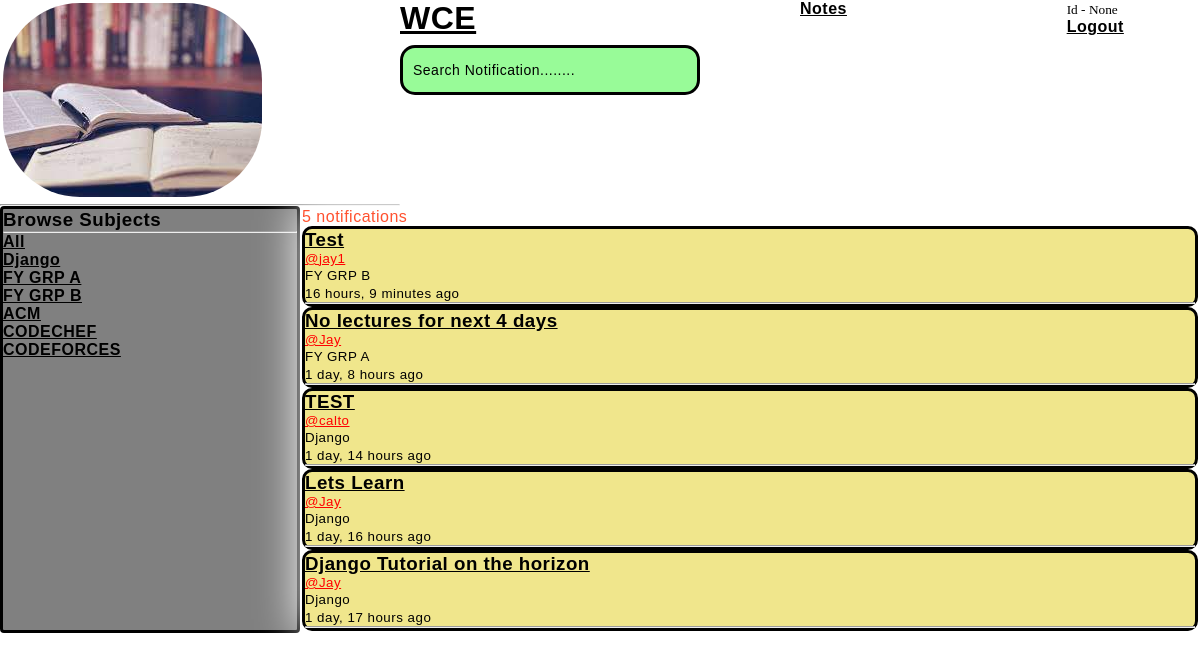
Page /home/ on the earlier database version.
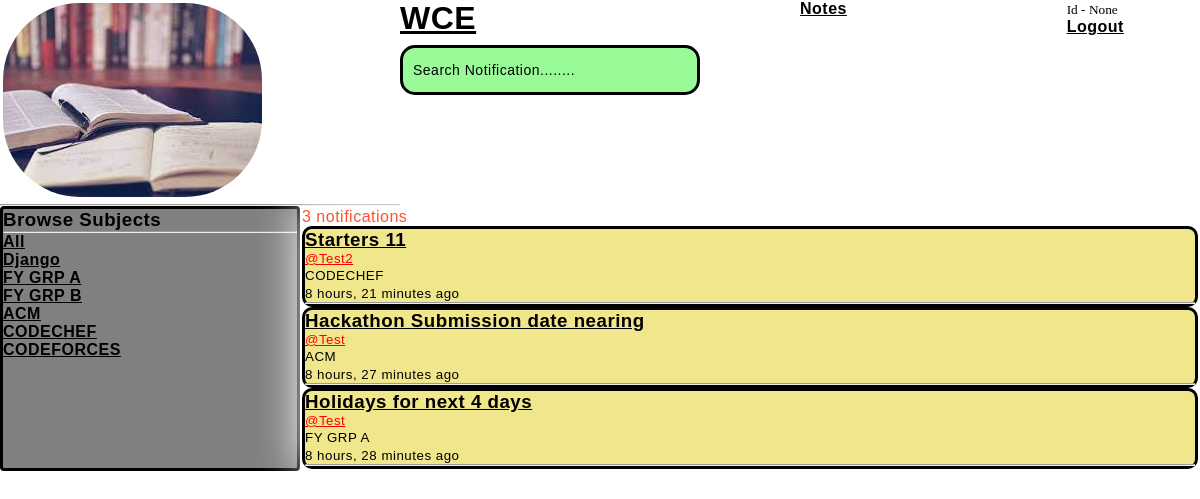
Same page on the later database version.
### base/models.py (models this page shows, shortened)
class Topic(models.Model):
    name = models.CharField(max_length = 200)

class Notification(models.Model):
    host = models.ForeignKey(User, on_delete = models.CASCADE)
    topic = models.ForeignKey(Topic, on_delete = models.CASCADE)
    title = models.CharField(max_length=200)
    description = models.TextField(null = True, blank=True)
    updates = models.DateTimeField(auto_now = True)
    created = models.DateTimeField(auto_now_add = True)
    class Meta:
        ordering = ['-updates', '-created']

### base/views.py (the view)
# urls.py: path('home/', views.home, name = "home"),
def home(request):
    q = request.GET.get('q')
    if q == None:
        q = ''
    notifications = Notification.objects.filter(
        Q(topic__name__icontains = q) |
        Q(title__icontains = q) |
        Q(description__icontains = q)
    )
    number_notifications = notifications.count()
    topics = Topic.objects.all()
    context = {'notifications' : notifications, 'topics' : topics, 'number_notifications' : number_notifications, 'page' : 'home'}
    return render(request, 'base/home.html', context)

### base/templates/base/home.html
{% extends 'main.html' %}
{% block content %}
<div class = "home-container">
        {% include 'base/topics_component.html' %}
    {% include 'base/feed_component.html' %}
</div>
{% endblock %}

### base/templates/base/topics_component.html
<div class="browse-sub">
<h3>Browse Subjects</h3>
        <hr>
        <div>
            <a href="{% url 'home' %}" ><h4> All</h4> </a>
        </div>
        {% for topic in topics %}
        <div>
            <a href="{% url 'home' %}?q={{topic.name}}" ><h4> {{topic.name}} </h4></a>
        </div>
        {% endfor %}
</div>

### base/templates/base/feed_component.html (shortened to what this page needs)
<div class="feed">
    <h4>{{number_notifications}} notifications</h4>
    <div>
        {% for notification in notifications %}
            <div class = 'feed-block'>
                <h3><a href= "{% url 'notification' notification.id %}" >{{notification.title}}</a></h3>
                <h5><a href="{% url 'user-profile' notification.host.id %}" class="user-name"> @{{ notification.host.username }}</a></h5>
                <small> {{ notification.topic.name }} </small>
                <br>
                <small>{{notification.created|timesince}} ago</small>
                <hr>
            </div>
        {% endfor %}
    </div>
</div>

Differences in the rows shown:
removed Notification: title "Test", host.username "jay1", topic.name "FY GRP B", created "16 hours, 9 minutes"
removed Notification: title "No lectures for next 4 days", host.username "Jay", topic.name "FY GRP A", created "1 day, 8 hours"
removed Notification: title "TEST", host.username "calto", topic.name "Django", created "1 day, 14 hours"
removed Notification: title "Lets Learn", host.username "Jay", topic.name "Django", created "1 day, 16 hours"
removed Notification: title "Django Tutorial on the horizon", host.username "Jay", topic.name "Django", created "1 day, 17 hours"
added Notification: title "Starters 11", host.username "Test2", topic.name "CODECHEF", created "8 hours, 21 minutes"
added Notification: title "Hackathon Submission date nearing", host.username "Test", topic.name "ACM", created "8 hours, 27 minutes"
added Notification: title "Holidays for next 4 days", host.username "Test", topic.name "FY GRP A", created "8 hours, 28 minutes"
Other differences:
{{ number_notifications }}: "5" → "3"
